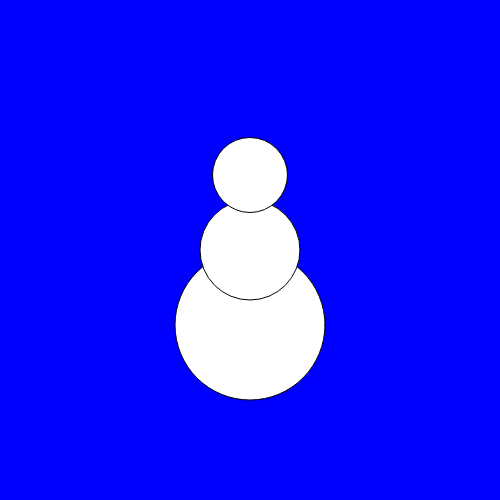
Frame 1 (no input)
Frame 60 (no input): identical to frame 1, image omitted
Frame 120 (the mouse pressed at the canvas centre since frame 60): identical to frame 1, image omitted

The p5.js sketch that drew this single still picture (run headless with seeded random() and noise() and a simulated clock; from frame 60 on, the mouse is pressed at the canvas centre):

// p5.js sketch
// ── sketch.js
function setup() {
  createCanvas(500,500);
}


function draw() {
  background('blue')
  ellipse(width/2, height/2 + 75, 150, 150);
  ellipse(width/2, height/2, 100, 100);
  ellipse(width/2, height/2 - 75, 75, 75);
}
